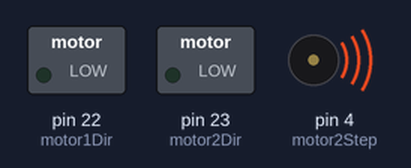
Simulated run of this sketch. Board: Arduino Mega 2560, built with avr-gcc and run on an emulated ATmega2560. Shown: switched loads named in the sketch (green lamp = pin HIGH), buzzer (waves = sounding).

Above: at 0.5 s.
At 2.0 s:
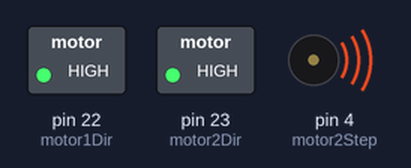
Timing chart, 0 to 4.6 s (numbered marks = the images above):
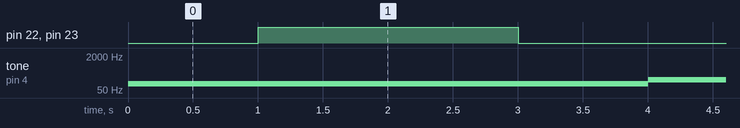

Measured:
- by itself, pin 22 (motor1Dir), pin 23 (motor2Dir): alternates HIGH for 2.0 s and LOW for 2.0 s
- by itself, tone on pin 4 (motor2Step): plays 100 Hz for 4.0 s, 150 Hz for 4.0 s, 200 Hz for 4.0 s, 250 Hz for 4.0 s, 300 Hz for 4.0 s, 350 Hz for 4.0 s … (33 notes in this stretch)

The sketch:

Robot_Stepper_test.ino
```cpp
#define stepsPerRevolution 200
#define microStepping 8

#define motor1Step 2
#define motor2Step 4
#define motor1Dir 22
#define motor2Dir 23

int freq = 100;

void setup() {
  pinMode(motor1Step, OUTPUT);
  pinMode(motor2Step, OUTPUT);
  pinMode(motor1Dir, OUTPUT);
  pinMode(motor2Dir, OUTPUT);
}

void loop() {
  Serial.print("RPM:");
  Serial.println((float)freq / (stepsPerRevolution * microStepping));
  digitalWrite(motor1Dir, LOW);
  digitalWrite(motor2Dir, LOW);
  tone(motor1Step, freq);
  tone(motor2Step, freq);
  delay(1000);
  digitalWrite(motor1Dir, HIGH);
  digitalWrite(motor2Dir, HIGH);
  delay(2000);
  digitalWrite(motor1Dir, LOW);
  digitalWrite(motor2Dir, LOW);
  delay(1000);
  freq += 50;

}
```
